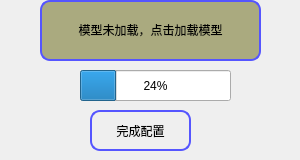
<?xml version="1.0" encoding="UTF-8"?>
<ui version="4.0">
 <class>Set_Model_load</class>
 <widget class="QWidget" name="Set_Model_load">
  <property name="geometry">
   <rect>
    <x>0</x>
    <y>0</y>
    <width>300</width>
    <height>160</height>
   </rect>
  </property>
  <property name="minimumSize">
   <size>
    <width>300</width>
    <height>160</height>
   </size>
  </property>
  <property name="maximumSize">
   <size>
    <width>300</width>
    <height>160</height>
   </size>
  </property>
  <property name="windowTitle">
   <string>加载模型</string>
  </property>
  <property name="styleSheet">
   <string notr="true"/>
  </property>
  <widget class="QLabel" name="Load_Model_tip">
   <property name="geometry">
    <rect>
     <x>40</x>
     <y>0</y>
     <width>221</width>
     <height>61</height>
    </rect>
   </property>
   <property name="styleSheet">
    <string notr="true">background-color: rgb(170, 170, 127);
border:2px solid rgb(85, 85, 255);
border-radius:10px;</string>
   </property>
   <property name="text">
    <string>&lt;html&gt;&lt;head/&gt;&lt;body&gt;&lt;p&gt;模型未加载，点击加载模型&lt;/p&gt;&lt;/body&gt;&lt;/html&gt;</string>
   </property>
   <property name="alignment">
    <set>Qt::AlignCenter</set>
   </property>
   <property name="wordWrap">
    <bool>true</bool>
   </property>
  </widget>
  <widget class="QPushButton" name="Bt_load_model">
   <property name="geometry">
    <rect>
     <x>80</x>
     <y>70</y>
     <width>121</width>
     <height>31</height>
    </rect>
   </property>
   <property name="styleSheet">
    <string notr="true">border:2px solid rgb(85, 85, 255);
border-radius:10px;</string>
   </property>
   <property name="text">
    <string>加载模型</string>
   </property>
  </widget>
  <widget class="QPushButton" name="finish_set">
   <property name="geometry">
    <rect>
     <x>90</x>
     <y>110</y>
     <width>101</width>
     <height>41</height>
    </rect>
   </property>
   <property name="styleSheet">
    <string notr="true">border:2px solid rgb(85, 85, 255);
border-radius:10px;</string>
   </property>
   <property name="text">
    <string>完成配置</string>
   </property>
  </widget>
  <widget class="QProgressBar" name="progressBar">
   <property name="geometry">
    <rect>
     <x>80</x>
     <y>70</y>
     <width>151</width>
     <height>31</height>
    </rect>
   </property>
   <property name="value">
    <number>24</number>
   </property>
  </widget>
  <zorder>Bt_load_model</zorder>
  <zorder>Load_Model_tip</zorder>
  <zorder>finish_set</zorder>
  <zorder>progressBar</zorder>
 </widget>
 <resources/>
 <connections/>
</ui>
